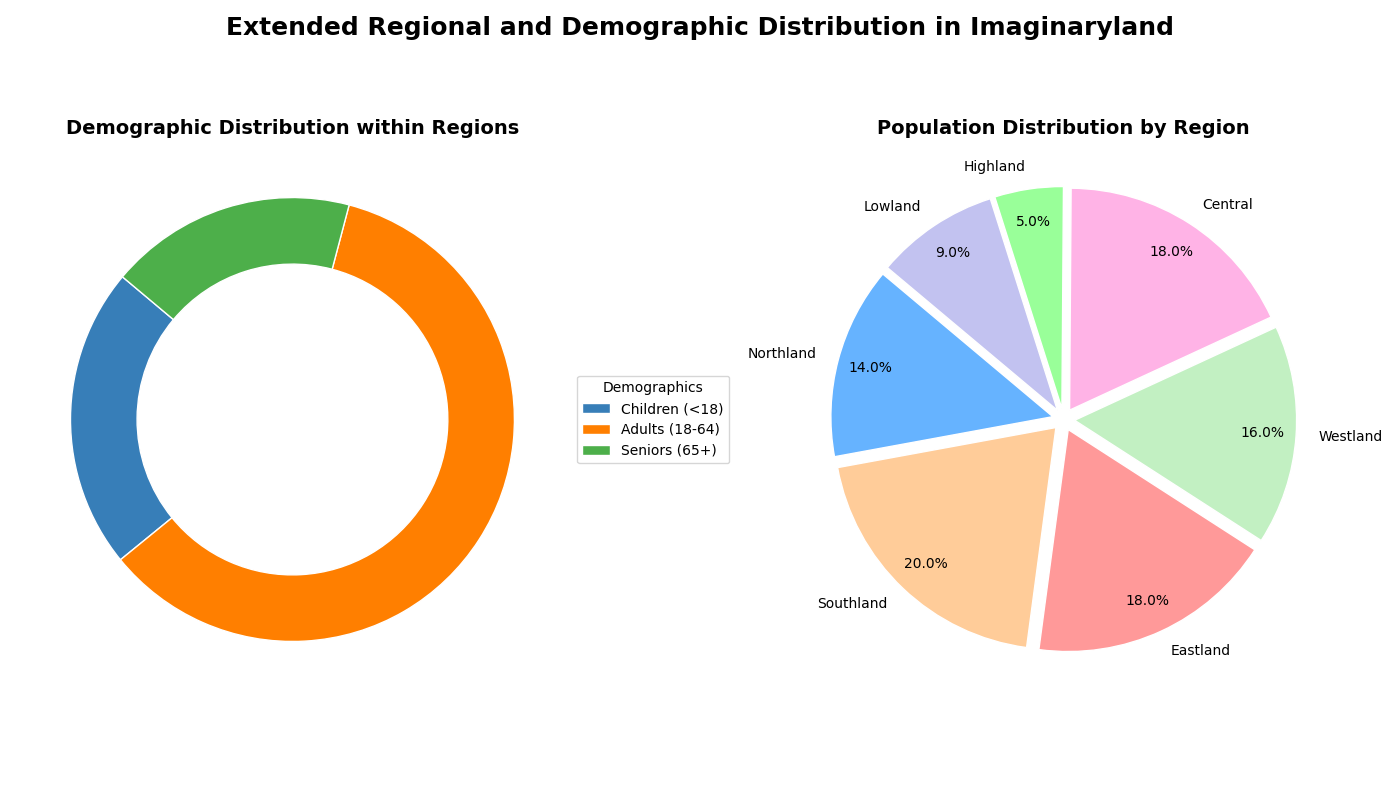

Write Python code to recreate this figure.
import matplotlib.pyplot as plt

regions = ['Northland', 'Southland', 'Eastland', 'Westland', 'Central', 'Highland', 'Lowland']
population_percentages = [14, 20, 18, 16, 18, 5, 9]
demographics_labels = ['Children (<18)', 'Adults (18-64)', 'Seniors (65+)']
demographics_data = {
    'Children (<18)': [12, 14, 22, 18, 16, 10, 22],
    'Adults (18-64)': [56, 64, 48, 52, 54, 50, 60],
    'Seniors (65+)': [32, 22, 30, 30, 30, 40, 18]
}

# Manually shuffled colors for regions
region_colors = ['#66b3ff', '#ffcc99', '#ff9999', '#c2f0c2', '#ffb3e6', '#99ff99', '#c2c2f0']  # Shuffled

# Manually shuffled colors for demographics
demographic_colors = ['#377eb8', '#ff7f00', '#4daf4a']  # Shuffled

fig, ax = plt.subplots(1, 2, figsize=(14, 8))

all_wedges = []
for i, region in enumerate(regions):
    demographic_data = [demographics_data[label][i] for label in demographics_labels]
    wedges, _ = ax[0].pie(
        demographic_data, colors=demographic_colors, startangle=140, wedgeprops=dict(edgecolor='white', width=0.3)
    )
    all_wedges.extend(wedges)
ax[0].legend(all_wedges[:3], demographics_labels, title="Demographics", loc="center left", bbox_to_anchor=(1, 0, 0.5, 1))
ax[0].set_title('Demographic Distribution within Regions', fontsize=14, fontweight='bold')

ax[1].pie(
    population_percentages, labels=regions, colors=region_colors, autopct='%1.1f%%', startangle=140,
    wedgeprops=dict(edgecolor='white'), explode=[0.05]*len(regions), pctdistance=0.85
)
ax[1].set_title('Population Distribution by Region', fontsize=14, fontweight='bold')

fig.suptitle('Extended Regional and Demographic Distribution in Imaginaryland', fontsize=18, fontweight='bold', y=0.98)
plt.tight_layout()
plt.show()
